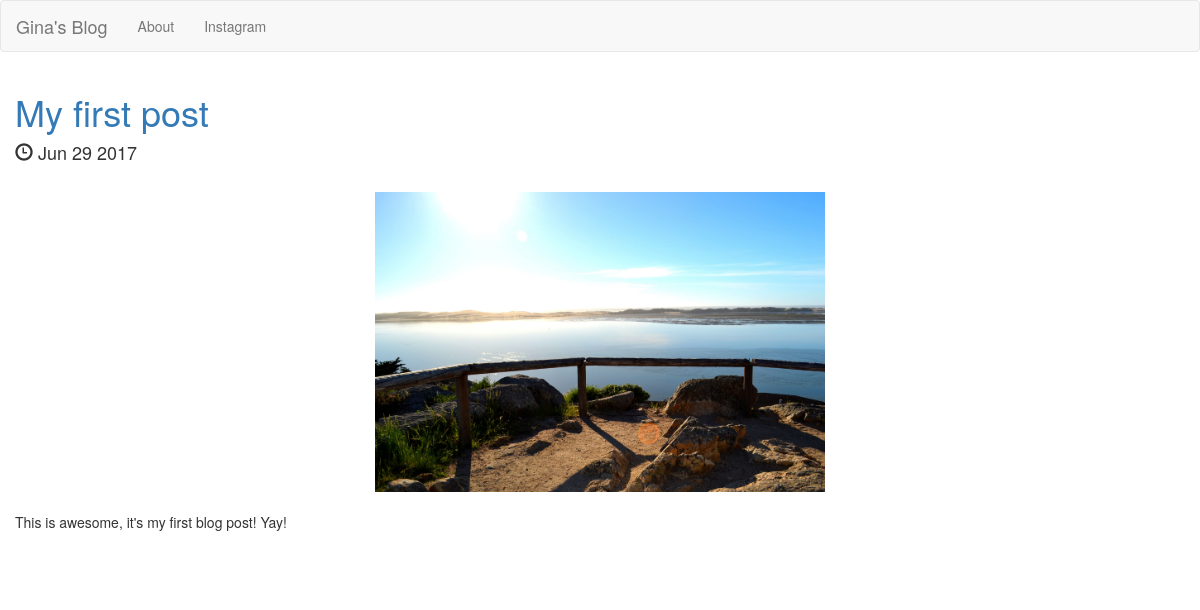
The app's page /posts/1/ with its own data.
### posts/models.py (models this page shows, shortened)
class Post(models.Model):
    title = models.CharField(max_length=256)
    publish_date = models.DateTimeField()
    image = models.ImageField(upload_to='media/')
    body = models.TextField()
    def pub_date(self):
        return self.publish_date.strftime('%b %e %Y')

### posts/views.py (the view)
# urls.py: url(r'^posts/(?P<post_id>[0-9]+)/$', posts.views.post_details, name="post_detail")
def post_details(request, post_id):
    post = get_object_or_404(Post, pk=post_id)
    return render(request, 'posts/post_details.html', {'post': post})

### posts/templates/posts/post_details.html (shortened to what this page needs)
<!DOCTYPE html>
<html lang="en">
  <head>
    <link rel="stylesheet" href="https://maxcdn.bootstrapcdn.com/bootstrap/3.3.7/css/bootstrap.min.css">
  </head>
  <body>
    <nav class="navbar navbar-default">
        <div class="container-fluid">
            <div class="navbar-header">
                <a class="navbar-brand" href="{% url 'home' %}">Gina's Blog</a>
            </div>
            <div class="collapse navbar-collapse" id="mynav">
                <ul class="nav navbar-nav">
                    <li><a>About</a></li>
                    <li><a>Instagram</a></li>
                </ul>
            </div>
        </div>
    </nav>
    <div class="container-fluid">
            <a href="{% url 'post_detail' post.id %}"><h1>{{ post.title }}</h1></a>
            <h4><span class="glyphicon glyphicon-time" aria-hidden="true"></span> {{ post.pub_date }}</h4>
            <br>
            <img src="{{ post.image.url }}" class="img-responsive center-block" style="max-height:300px;"/>
            <br>
            <p>{{ post.body }}</p>
            <br>
            <br>
    </div>
  </body>
</html>

### records on screen
Post: title "My first post", pub_date "Jun 29 2017", image (picture), body "This is awesome, it's my first blog post! Yay!"
